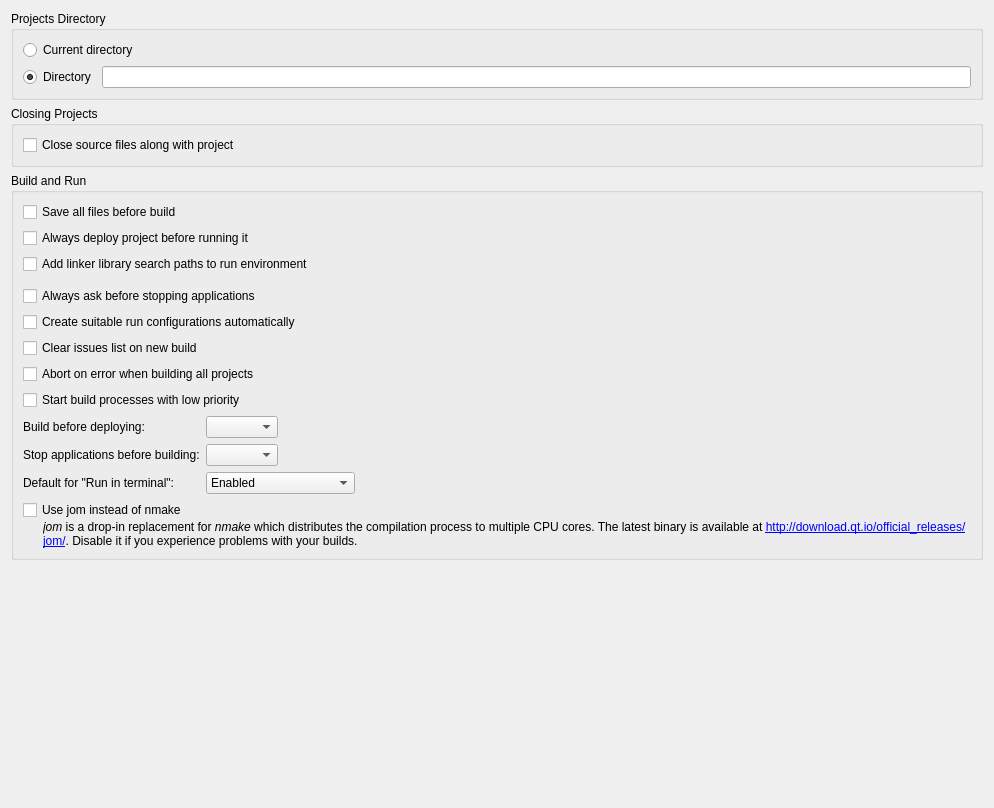
<?xml version="1.0" encoding="UTF-8"?>
<ui version="4.0">
 <class>ProjectExplorer::Internal::ProjectExplorerSettingsPageUi</class>
 <widget class="QWidget" name="ProjectExplorer::Internal::ProjectExplorerSettingsPageUi">
  <property name="geometry">
   <rect>
    <x>0</x>
    <y>0</y>
    <width>994</width>
    <height>808</height>
   </rect>
  </property>
  <layout class="QVBoxLayout" name="verticalLayout_4">
   <item>
    <widget class="QGroupBox" name="directoryGroupBox">
     <property name="title">
      <string>Projects Directory</string>
     </property>
     <layout class="QGridLayout" name="gridLayout_2">
      <item row="0" column="0" colspan="2">
       <widget class="QRadioButton" name="currentDirectoryRadioButton">
        <property name="text">
         <string>Current directory</string>
        </property>
        <attribute name="buttonGroup">
         <string notr="true">directoryButtonGroup</string>
        </attribute>
       </widget>
      </item>
      <item row="1" column="0">
       <widget class="QRadioButton" name="directoryRadioButton">
        <property name="text">
         <string>Directory</string>
        </property>
        <property name="checked">
         <bool>true</bool>
        </property>
        <attribute name="buttonGroup">
         <string notr="true">directoryButtonGroup</string>
        </attribute>
       </widget>
      </item>
      <item row="1" column="1">
       <widget class="Utils::PathChooser" name="projectsDirectoryPathChooser"/>
      </item>
     </layout>
    </widget>
   </item>
   <item>
    <widget class="QGroupBox" name="closeProjectGroupBox">
     <property name="title">
      <string>Closing Projects</string>
     </property>
     <layout class="QVBoxLayout" name="verticalLayout_2">
      <item>
       <widget class="QCheckBox" name="closeSourceFilesCheckBox">
        <property name="text">
         <string>Close source files along with project</string>
        </property>
       </widget>
      </item>
     </layout>
    </widget>
   </item>
   <item>
    <widget class="QGroupBox" name="buildAndRunGroupBox">
     <property name="title">
      <string>Build and Run</string>
     </property>
     <layout class="QGridLayout" name="gridLayout">
      <item row="7" column="0">
       <widget class="QCheckBox" name="abortBuildAllOnErrorCheckBox">
        <property name="text">
         <string>Abort on error when building all projects</string>
        </property>
       </widget>
      </item>
      <item row="10" column="0">
       <layout class="QVBoxLayout" name="verticalLayout">
        <property name="spacing">
         <number>0</number>
        </property>
        <item>
         <widget class="QCheckBox" name="jomCheckbox">
          <property name="whatsThis">
           <string/>
          </property>
          <property name="text">
           <string>Use jom instead of nmake</string>
          </property>
         </widget>
        </item>
        <item>
         <widget class="QLabel" name="jomLabel">
          <property name="text">
           <string>&lt;i&gt;jom&lt;/i&gt; is a drop-in replacement for &lt;i&gt;nmake&lt;/i&gt; which distributes the compilation process to multiple CPU cores. The latest binary is available at &lt;a href=&quot;http://download.qt.io/official_releases/jom/&quot;&gt;http://download.qt.io/official_releases/jom/&lt;/a&gt;. Disable it if you experience problems with your builds.</string>
          </property>
          <property name="wordWrap">
           <bool>true</bool>
          </property>
          <property name="indent">
           <number>20</number>
          </property>
          <property name="openExternalLinks">
           <bool>true</bool>
          </property>
         </widget>
        </item>
       </layout>
      </item>
      <item row="3" column="0">
       <widget class="QWidget" name="widget_1" native="true">
        <layout class="QHBoxLayout" name="horizontalLayout_5">
         <property name="leftMargin">
          <number>0</number>
         </property>
         <property name="topMargin">
          <number>0</number>
         </property>
         <property name="rightMargin">
          <number>0</number>
         </property>
         <property name="bottomMargin">
          <number>0</number>
         </property>
        </layout>
       </widget>
      </item>
      <item row="8" column="0">
       <widget class="QCheckBox" name="lowBuildPriorityCheckBox">
        <property name="toolTip">
         <string>Enable this if your system becomes unresponsive while building.</string>
        </property>
        <property name="text">
         <string>Start build processes with low priority</string>
        </property>
       </widget>
      </item>
      <item row="1" column="0">
       <widget class="QCheckBox" name="deployProjectBeforeRunCheckBox">
        <property name="text">
         <string>Always deploy project before running it</string>
        </property>
       </widget>
      </item>
      <item row="2" column="0">
       <widget class="QCheckBox" name="addLibraryPathsToRunEnvCheckBox">
        <property name="text">
         <string>Add linker library search paths to run environment</string>
        </property>
       </widget>
      </item>
      <item row="0" column="0">
       <widget class="QCheckBox" name="saveAllFilesCheckBox">
        <property name="text">
         <string>Save all files before build</string>
        </property>
       </widget>
      </item>
      <item row="5" column="0">
       <widget class="QCheckBox" name="automaticallyCreateRunConfiguration">
        <property name="toolTip">
         <string>Creates suitable run configurations automatically when setting up a new kit.</string>
        </property>
        <property name="text">
         <string>Create suitable run configurations automatically</string>
        </property>
       </widget>
      </item>
      <item row="4" column="0">
       <widget class="QCheckBox" name="promptToStopRunControlCheckBox">
        <property name="toolTip">
         <string>Asks before terminating the running application in response to clicking the stop button in Application Output.</string>
        </property>
        <property name="text">
         <string>Always ask before stopping applications</string>
        </property>
       </widget>
      </item>
      <item row="6" column="0">
       <widget class="QCheckBox" name="clearIssuesCheckBox">
        <property name="text">
         <string>Clear issues list on new build</string>
        </property>
       </widget>
      </item>
      <item row="9" column="0">
       <layout class="QFormLayout" name="formLayout">
        <item row="0" column="0">
         <widget class="QLabel" name="buildBeforeDeployLabel">
          <property name="text">
           <string>Build before deploying:</string>
          </property>
         </widget>
        </item>
        <item row="0" column="1">
         <layout class="QHBoxLayout" name="horizontalLayout_4">
          <item>
           <widget class="QComboBox" name="buildBeforeDeployComboBox"/>
          </item>
          <item>
           <spacer name="horizontalSpacer_3">
            <property name="orientation">
             <enum>Qt::Horizontal</enum>
            </property>
            <property name="sizeHint" stdset="0">
             <size>
              <width>40</width>
              <height>20</height>
             </size>
            </property>
           </spacer>
          </item>
         </layout>
        </item>
        <item row="1" column="0">
         <widget class="QLabel" name="labelStopBeforeBuild">
          <property name="text">
           <string>Stop applications before building:</string>
          </property>
         </widget>
        </item>
        <item row="1" column="1">
         <layout class="QHBoxLayout" name="horizontalLayout">
          <item>
           <widget class="QComboBox" name="stopBeforeBuildComboBox"/>
          </item>
          <item>
           <spacer name="horizontalSpacer">
            <property name="orientation">
             <enum>Qt::Horizontal</enum>
            </property>
            <property name="sizeHint" stdset="0">
             <size>
              <width>40</width>
              <height>20</height>
             </size>
            </property>
           </spacer>
          </item>
         </layout>
        </item>
        <item row="2" column="0">
         <widget class="QLabel" name="terminalModeLabel">
          <property name="text">
           <string>Default for &quot;Run in terminal&quot;:</string>
          </property>
         </widget>
        </item>
        <item row="2" column="1">
         <layout class="QHBoxLayout" name="horizontalLayout_3">
          <item>
           <widget class="QComboBox" name="terminalModeComboBox">
            <item>
             <property name="text">
              <string>Enabled</string>
             </property>
            </item>
            <item>
             <property name="text">
              <string>Disabled</string>
             </property>
            </item>
            <item>
             <property name="text">
              <string>Deduced from Project</string>
             </property>
            </item>
           </widget>
          </item>
          <item>
           <spacer name="horizontalSpacer_2">
            <property name="orientation">
             <enum>Qt::Horizontal</enum>
            </property>
            <property name="sizeHint" stdset="0">
             <size>
              <width>40</width>
              <height>20</height>
             </size>
            </property>
           </spacer>
          </item>
         </layout>
        </item>
       </layout>
      </item>
     </layout>
    </widget>
   </item>
   <item>
    <spacer name="verticalSpacer">
     <property name="orientation">
      <enum>Qt::Vertical</enum>
     </property>
     <property name="sizeHint" stdset="0">
      <size>
       <width>20</width>
       <height>40</height>
      </size>
     </property>
    </spacer>
   </item>
  </layout>
 </widget>
 <customwidgets>
  <customwidget>
   <class>Utils::PathChooser</class>
   <extends>QLineEdit</extends>
   <header>utils/pathchooser.hpp</header>
   <container>1</container>
  </customwidget>
 </customwidgets>
 <resources/>
 <connections/>
 <buttongroups>
  <buttongroup name="directoryButtonGroup"/>
 </buttongroups>
</ui>
